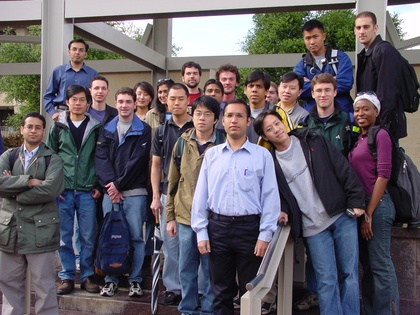
%> input picture Images/Training_1.jpg, 420 x 315 px, shrunk from 1856 x 1392 before the run
$ octave --eval "result = colorYCbCr(imread('../Images/Training_1.jpg'));"   (GNU Octave 9; MATLAB toolbox functions it lacks are replaced by stand-ins)
%> lines starting %> are read from the running program, lines starting %| are printed output that depends on the picture; in (x1, y1, x2, y2) boxes, pixels count from 0 and x2, y2 are one past the last pixel; in counts of white or black regions, pixels touching at a corner belong together; the program's own positions count from 1
### Codes/getYCbCr.m
function [YCbCr] = getYCbCr(img)

YCbCr = zeros(size(img,1), size(img,2),3);

YCBCR = rgb2ycbcr(img);
%> YCBCR: size 315x420x3 uint8; mean of channels 1, 2, 3 98.3, 130.4, 129.8
Y=YCBCR(:,:,1);
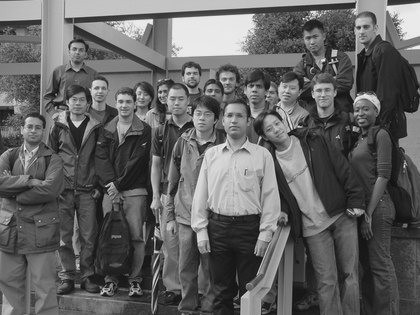
%> Y: size 315x420 uint8; min 16, max 235, mean 98.3
Cb=YCBCR(:,:,2);
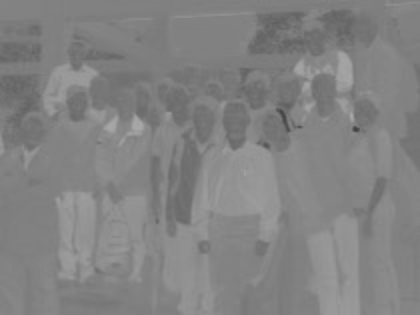
%> Cb: size 315x420 uint8; min 62, max 169, mean 130.4
Cr=YCBCR(:,:,3);
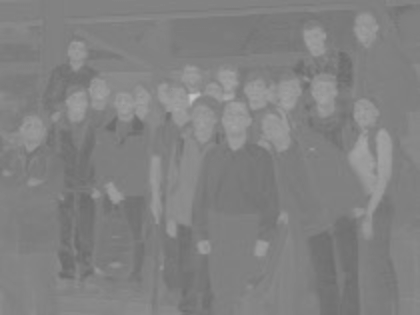
%> Cr: size 315x420 uint8; min 107, max 195, mean 129.8


if(size(img, 3) > 1)
    for i = 1:size(img,1)
        for j = 1:size(img,2)

            YCbCr(i,j,1) = Y(i,j);
            YCbCr(i,j,2) = Cb(i,j);
            YCbCr(i,j,3) = Cr(i,j);

        end
    end
%> YCbCr: size 315x420x3 double; mean of channels 1, 2, 3 98.3, 130.4, 129.8
end

### Codes/colorYCbCr.m
function [final_image,counter_skin] = colorYCbCr(img)

counter_skin = 0;

YCbCr = getYCbCr(img);

final_image = zeros(size(YCbCr,1), size(YCbCr,2));

for i = 1:size(YCbCr,1)
    for j = 1:size(YCbCr,2)

        y = YCbCr(i,j,1);
        cb = YCbCr(i,j,2);
        cr = YCbCr(i,j,3);
% [10 lines of commented-out code are left out]
        if(y >= 85 && (cb >= 60 && cb <= 130) && (cr >= 130 && cr <= 165))
                    final_image(i,j) = 1;
                    counter_skin = counter_skin + 1;
        else
                img(i,j,1) = 0;
                img(i,j,2) = 0;
                img(i,j,3) = 0;
            end


    end
end
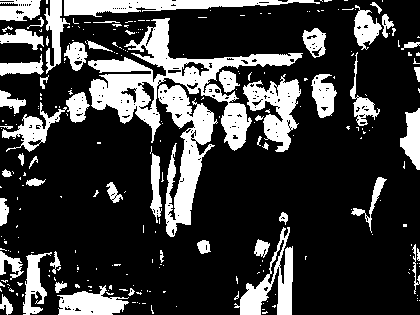
%> final_image: size 315x420 double; values 0 (black) and 1 (white), 23.8% white; 257 white regions (202 under 20 px), largest, box (x1, y1, x2, y2) and area: (88, 18, 303, 151) 7332, (158, 84, 218, 237) 3724, (64, 0, 320, 17) 2193
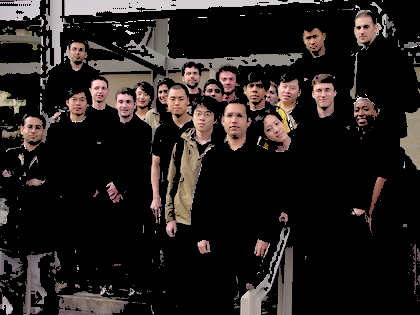
%> img: size 315x420x3 uint8; mean R, G, B 37.5, 32, 30.3
%> after the loop, counter_skin = 31482
figure,imshow(img);

$ run again, on Images/Training_2.jpg
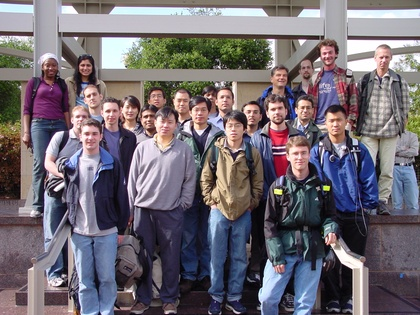
%> input picture Images/Training_2.jpg, 420 x 315 px, shrunk from 1856 x 1392 before the run
%> YCBCR: size 315x420x3 uint8; mean of channels 1, 2, 3 109.7, 130.5, 130.5
%> after the loop in colorYCbCr, `for i = 1:size(YCbCr,1)`:
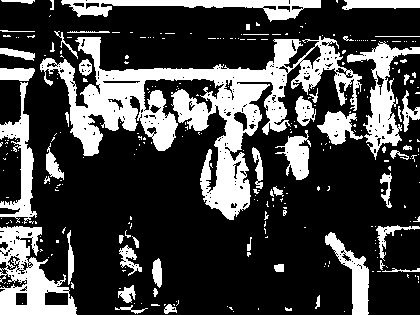
%> final_image: size 315x420 double; values 0 (black) and 1 (white), 26.9% white; 297 white regions (245 under 20 px), largest, box (x1, y1, x2, y2) and area: (40, 36, 362, 220) 16251, (0, 226, 77, 315) 3503, (347, 41, 420, 160) 2462
%> after the loop in colorYCbCr, `for i = 1:size(YCbCr,1)`:
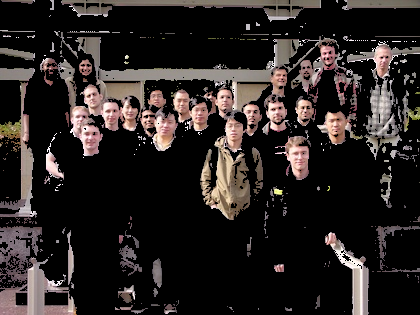
%> img: size 315x420x3 uint8; mean R, G, B 42.2, 36.5, 34.9
%> after the loop in colorYCbCr, `for i = 1:size(YCbCr,1)`: counter_skin = 35533

$ run again, on Images/Training_3.jpg
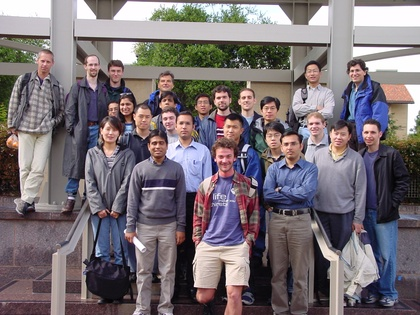
%> input picture Images/Training_3.jpg, 420 x 315 px, shrunk from 1856 x 1392 before the run
%> YCBCR: size 315x420x3 uint8; mean of channels 1, 2, 3 114.3, 129, 131.7
%> after the loop in colorYCbCr, `for i = 1:size(YCbCr,1)`:
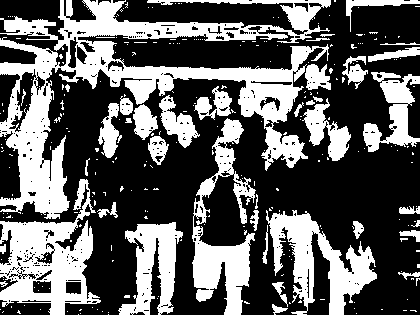
%> final_image: size 315x420 double; values 0 (black) and 1 (white), 37.4% white; 275 white regions (235 under 20 px), largest, box (x1, y1, x2, y2) and area: (0, 0, 331, 219) 19975, (0, 179, 101, 315) 6200, (192, 118, 256, 315) 4844
%> after the loop in colorYCbCr, `for i = 1:size(YCbCr,1)`:
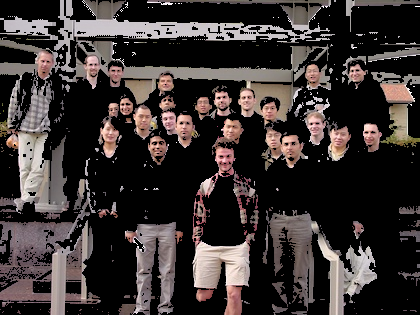
%> img: size 315x420x3 uint8; mean R, G, B 58.5, 51.5, 50.3
%> after the loop in colorYCbCr, `for i = 1:size(YCbCr,1)`: counter_skin = 49496

$ run again, on Images/Training_4.jpg
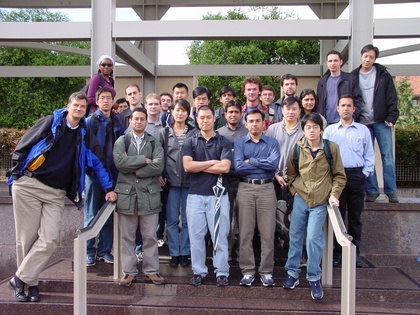
%> input picture Images/Training_4.jpg, 420 x 315 px, shrunk from 1856 x 1392 before the run
%> YCBCR: size 315x420x3 uint8; mean of channels 1, 2, 3 112.8, 129.4, 130.5
%> after the loop in colorYCbCr, `for i = 1:size(YCbCr,1)`:
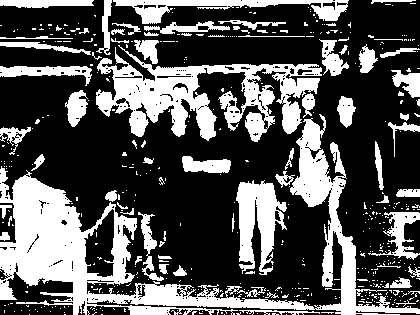
%> final_image: size 315x420 double; values 0 (black) and 1 (white), 33.5% white; 473 white regions (402 under 20 px), largest, box (x1, y1, x2, y2) and area: (0, 114, 420, 315) 18159, (96, 45, 322, 142) 8954, (236, 180, 287, 275) 2781
%> after the loop in colorYCbCr, `for i = 1:size(YCbCr,1)`:
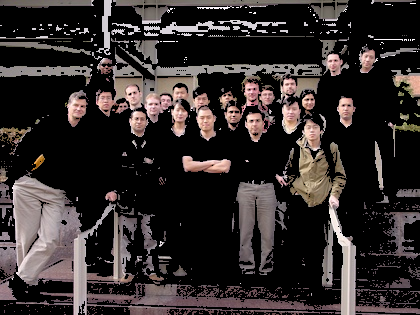
%> img: size 315x420x3 uint8; mean R, G, B 50.6, 44.2, 43.5
%> after the loop in colorYCbCr, `for i = 1:size(YCbCr,1)`: counter_skin = 44323
